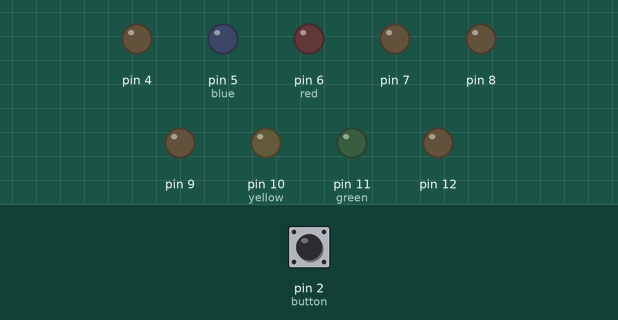
Simulated run of this sketch. Board: Arduino Uno, built with avr-gcc and run on an emulated ATmega328P. On the bench: output pins drawn as LEDs (lit = HIGH). Inputs (shaded band) come from the test bench; at power-on: pin 2 (button) LOW. Pins used as bus, display or sensor lines are not drawn.

Above: at 1.2 s.
1.3 s: pin 2 (button) pulled HIGH for 0.15 s
At 1.45 s:
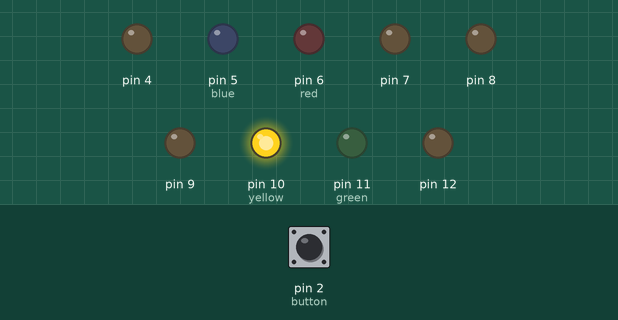
At 3.0 s:
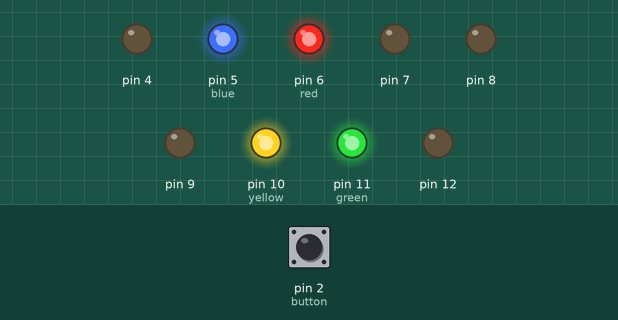
Timing chart, 0 to 10.3 s (numbered marks = the images above; inputs shaded):
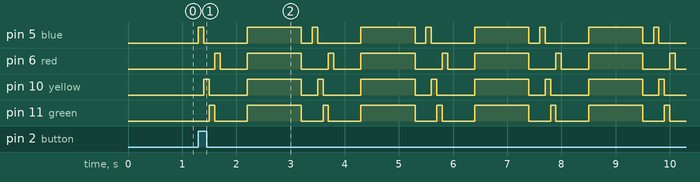

Measured:
- after the input at 1.3 s, pin 5 (blue): LOW → HIGH at once, then repeats every 2.1 s: LOW 0.80 s, HIGH 1.0 s, LOW 0.20 s, HIGH 0.10 s; pin 6 (red): LOW → HIGH after 0.30 s, then repeats every 2.1 s: LOW 0.50 s, HIGH 1.0 s, LOW 0.50 s, HIGH 0.10 s

The sketch:

Togglabe_Led_With_Sequence_2.ino
```cpp
int button = 2;
int power = 3;
int red = 6;
int blue = 5;
int yellow = 10;
int green = 11;
int ledState = LOW;
int buttonState;
int lastButtonState;
int yPin = A1;
int xPin = A0;


void setup() {
  // put your setup code here, to run once:
  //pinMode(button, INPUT);
  for (int i=3; i<13; i++) {
    pinMode(i, OUTPUT);
  }
  pinMode(button, INPUT);
  volatile int buttonState = digitalRead(button);
  //pinMode(yPin, INPUT);
  //pinMode(xPin, INPUT);
}


void loop() {
  // put your main code here, to run repeatedly:
  digitalWrite(power, HIGH);
  lastButtonState = buttonState;
  buttonState = digitalRead(button);
  while (buttonState == HIGH) {
      digitalWrite(blue, HIGH);
      delay(100);
      digitalWrite(blue, LOW);
      digitalWrite(yellow, HIGH);
      delay(100);
      digitalWrite(yellow, LOW);
      digitalWrite(green, HIGH);
      delay(100);
      digitalWrite(green, LOW);
      digitalWrite(red, HIGH);
      delay(100);
      digitalWrite(red, LOW);
      delay(500);
      digitalWrite(red, HIGH);
      digitalWrite(blue, HIGH);
      digitalWrite(green, HIGH);
      digitalWrite(yellow, HIGH);
      delay(1000);
      digitalWrite(red, LOW);
      digitalWrite(blue, LOW);
      digitalWrite(green, LOW);
      digitalWrite(yellow, LOW);
      delay(200);
    }

}
```
